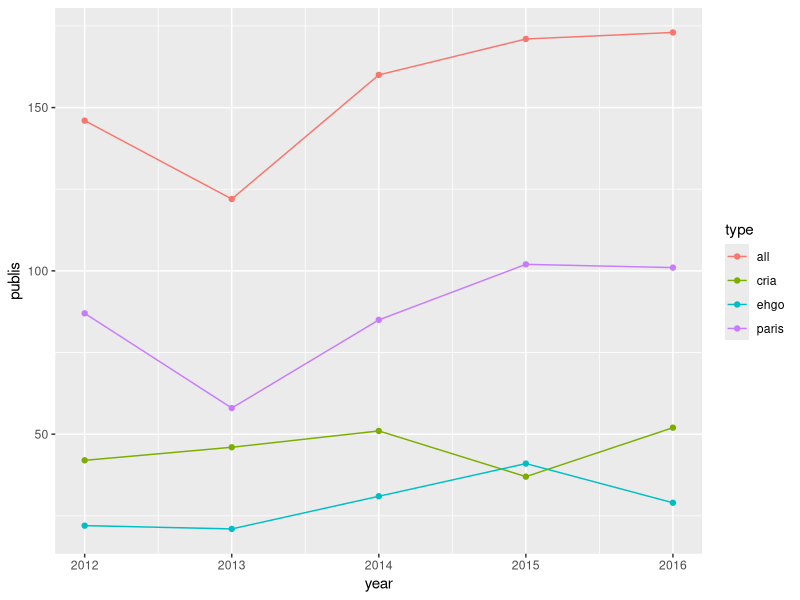
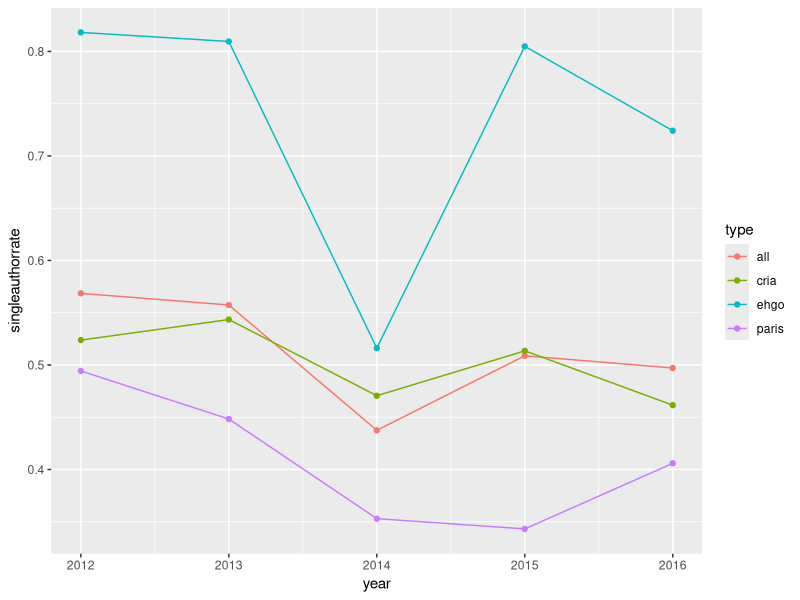
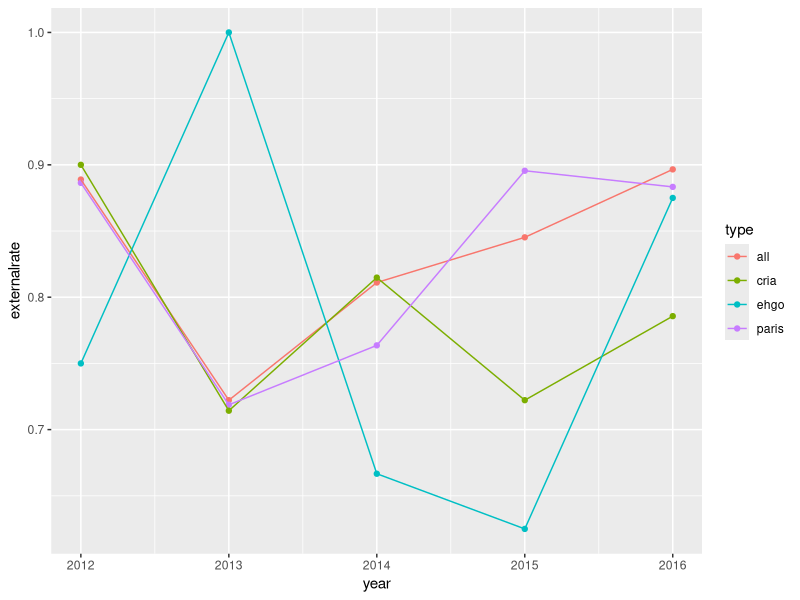
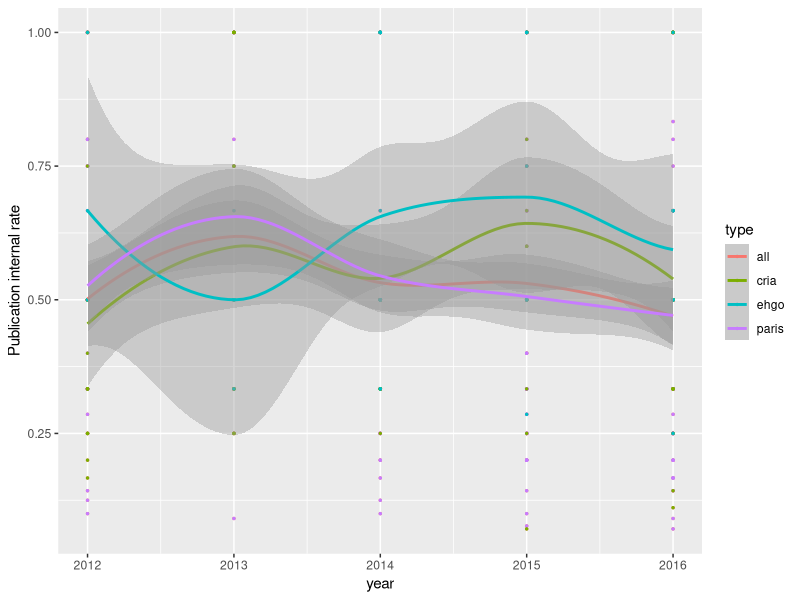
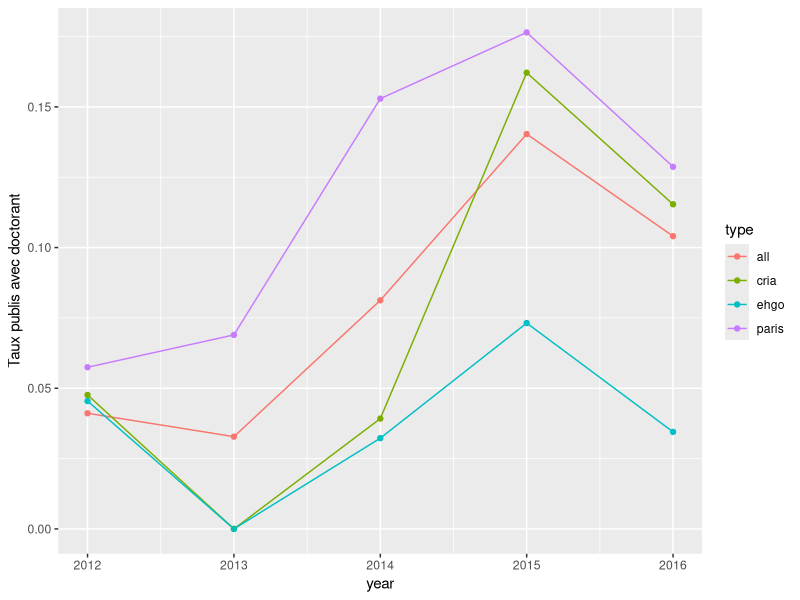
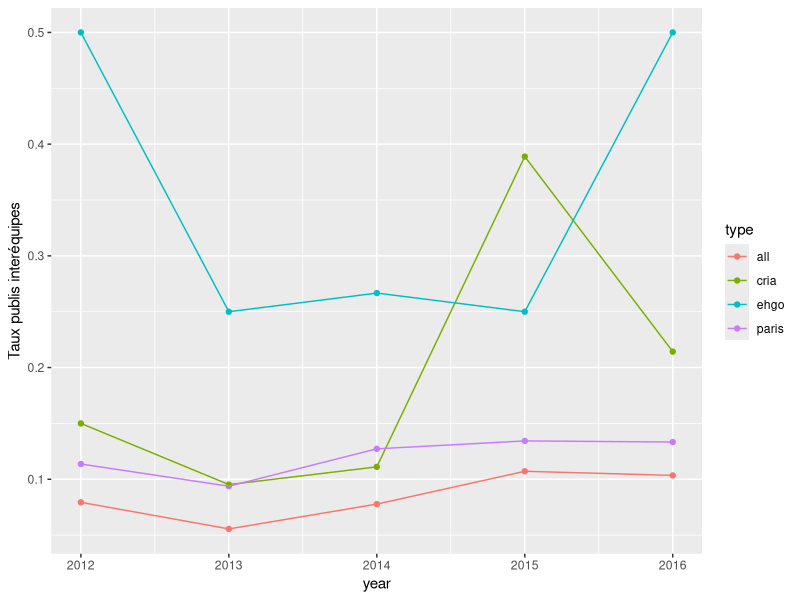
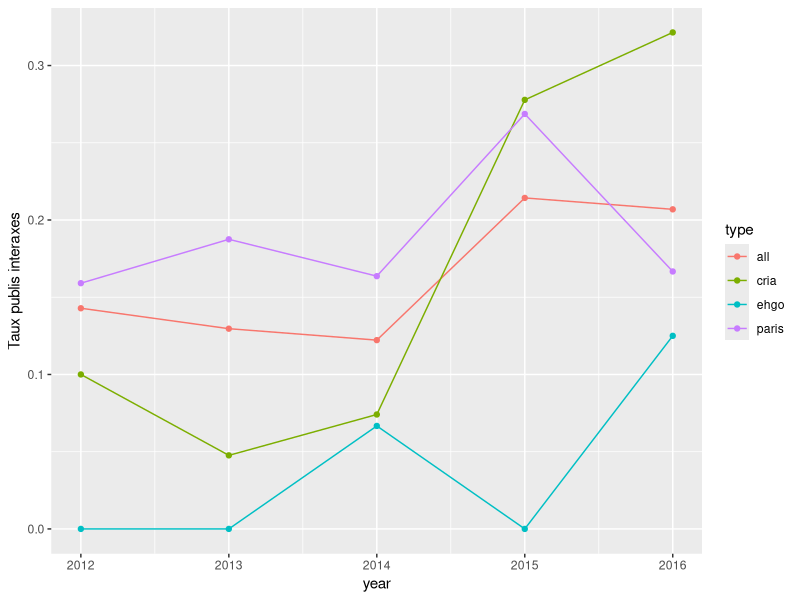
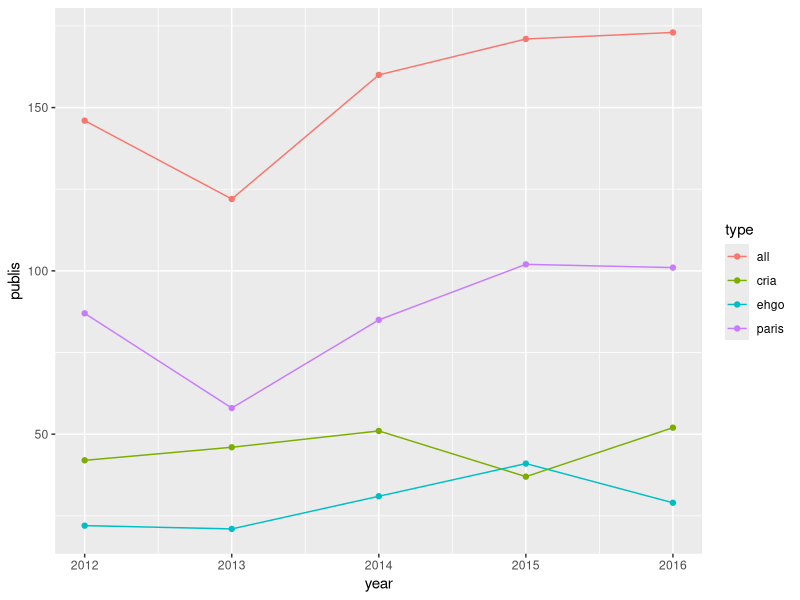

The R source for these figures, in order: (Note: this script raises an error after producing the figures.)

# simplified analysis

# load data


library(dplyr)
library(ggplot2)


setwd(paste0(Sys.getenv('CS_HOME'),'/Misc/AnalyseGeocites/Models'))
resdir = paste0(Sys.getenv('CS_HOME'),'/Misc/AnalyseGeocites/Results/measures/')

# authors
authors <- as.tbl(read.csv('data/authors_desamb.csv',sep=";",stringsAsFactors = FALSE))
# publications
publis <- as.tbl(read.csv('data/publications.csv',sep=";",stringsAsFactors = FALSE))
# authorship
authorship <- as.tbl(read.csv('data/authorship.csv',sep=";",stringsAsFactors = FALSE))
authorship = authorship[sapply(authorship$AuteurDesamb,nchar)>0,]

publitypes = c("article_revue","article","ouvrage","chapitre","proceedings","actes_congres_national","dir_ouvrage")
years = 2012:2016

publis = publis[publis$typepubli%in%publitypes,]

# nbr publis
nrow(publis)

team_authorship = left_join(authorship,authors,by=c('AuteurDesamb'='NOM'))
team_authorship$EQUIPE[is.na(team_authorship$EQUIPE)]="EXT"
team_authorship$STATUT[is.na(team_authorship$STATUT)]=666
team_authorship = team_authorship[team_authorship$id_article%in%publis$id&team_authorship$EQUIPE!=""&team_authorship$id_article!=6522,] # 6522 : side effect of removing desjardins ; only one with one ext left alone.
# multi team ?
#duplicated(team_authorship[,1:2])
byteam = team_authorship%>%group_by(id_article)%>%
  summarise(paris=as.numeric(sum(as.numeric("P.A.R.I.S"%in%EQUIPE))>0),
            cria=as.numeric(sum(as.numeric("C.R.I.A"%in%EQUIPE))>0),
            ehgo=as.numeric(sum(as.numeric("E.H.GO"%in%EQUIPE))>0),
            internonly=as.numeric(prod(as.numeric(AuteurDesamb%in%authors$NOM))==1),
            nbauthorsintern = sum(as.numeric(AuteurDesamb%in%authors$NOM)),
            nbauthors = n(),
            nbequipes = length(unique(EQUIPE[EQUIPE!="EXT"])), # ! remove NAs !
            withDoctorant = as.numeric(1%in%STATUT),
            onlyDoctorants = prod(STATUT)==1
            )

# add nb axes
nbaxes = sapply(publis$axe, function(s){length(strsplit(s,split=',')[[1]])})
publis$nbaxes=nbaxes
byteam=left_join(byteam,publis[,c(1,4,9)],by=c('id_article'='id'))


# count by teams
nrow(byteam)
sum(byteam$paris)
sum(byteam$cria)
sum(byteam$ehgo)

# same by year
counts = c();cyears=c();types=c()
for(year in years){
  counts=append(counts,length(which(byteam$year==year)));types=append(types,'all');cyears=append(cyears,year)
  counts=append(counts,length(which(byteam$year==year&byteam$paris>0)));types=append(types,'paris');cyears=append(cyears,year)
  counts=append(counts,length(which(byteam$year==year&byteam$cria>0)));types=append(types,'cria');cyears=append(cyears,year)
  counts=append(counts,length(which(byteam$year==year&byteam$ehgo>0)));types=append(types,'ehgo');cyears=append(cyears,year)
}
ggplot(data.frame(publis=counts,year=cyears,type=types),aes(x=year,y=publis,col=type,group=type))+geom_point()+geom_line()
ggsave(filename = paste0(resdir,'publi_count.pdf'),width=15,height=10,units = 'cm')


# number of authors
#team_authorship %>% group_by(id_article)%>%summarise(nbauthors = n())
100*length(which(byteam$nbauthors==1))/nrow(byteam)
100*length(which(byteam$nbauthors==1&byteam$paris>0))/sum(byteam$paris)
100*length(which(byteam$nbauthors==1&byteam$cria>0))/sum(byteam$cria)
100*length(which(byteam$nbauthors==1&byteam$ehgo>0))/sum(byteam$ehgo)

# same by year
counts = c();cyears=c();types=c()
for(year in years){
  counts=append(counts,length(which(byteam$nbauthors==1&byteam$year==year))/length(which(byteam$year==year)));types=append(types,'all');cyears=append(cyears,year)
  counts=append(counts,length(which(byteam$nbauthors==1&byteam$paris>0&byteam$year==year))/sum(byteam$paris[byteam$year==year]));types=append(types,'paris');cyears=append(cyears,year)
  counts=append(counts,length(which(byteam$nbauthors==1&byteam$cria>0&byteam$year==year))/sum(byteam$cria[byteam$year==year]));types=append(types,'cria');cyears=append(cyears,year)
  counts=append(counts,length(which(byteam$nbauthors==1&byteam$ehgo>0&byteam$year==year))/sum(byteam$ehgo[byteam$year==year]));types=append(types,'ehgo');cyears=append(cyears,year)
}
ggplot(data.frame(singleauthorrate=counts,year=cyears,type=types),aes(x=year,y=singleauthorrate,col=type,group=type))+geom_point()+geom_line()
ggsave(filename = paste0(resdir,'single_author_rate.pdf'),width=15,height=10,units = 'cm')




# intern - extern
#authorship$AuteurDesamb%in%authors$NOM
100*length(which(byteam$internonly!=1))/length(which(byteam$nbauthors>1))
100*length(which(byteam$internonly!=1&byteam$paris>0))/length(which(byteam$nbauthors>1&byteam$paris>0))
100*length(which(byteam$internonly!=1&byteam$cria>0))/length(which(byteam$nbauthors>1&byteam$cria>0))
100*length(which(byteam$internonly!=1&byteam$ehgo>0))/length(which(byteam$nbauthors>1&byteam$ehgo>0))


counts = c();cyears=c();types=c()
for(year in years){
  counts=append(counts,length(which(byteam$internonly!=1&byteam$year==year))/length(which(byteam$nbauthors>1&byteam$year==year)));types=append(types,'all');cyears=append(cyears,year)
  counts=append(counts,length(which(byteam$internonly!=1&byteam$paris>0&byteam$year==year))/length(which(byteam$nbauthors>1&byteam$paris>0&byteam$year==year))
);types=append(types,'paris');cyears=append(cyears,year)
  counts=append(counts,length(which(byteam$internonly!=1&byteam$cria>0&byteam$year==year))/length(which(byteam$nbauthors>1&byteam$cria>0&byteam$year==year))
);types=append(types,'cria');cyears=append(cyears,year)
  counts=append(counts,length(which(byteam$internonly!=1&byteam$ehgo>0&byteam$year==year))/length(which(byteam$nbauthors>1&byteam$ehgo>0&byteam$year==year))
);types=append(types,'ehgo');cyears=append(cyears,year)
}
ggplot(data.frame(externalrate=counts,year=cyears,type=types),aes(x=year,y=externalrate,col=type,group=type))+geom_point()+geom_line()
# NOTE : for ehgo in 2013, 3 publis only with nbauthors > 1
ggsave(filename = paste0(resdir,'external_rate.pdf'),width=15,height=10,units = 'cm')


# rate intern / nbauthors

rateall = byteam$nbauthorsintern[byteam$nbauthors>1]/byteam$nbauthors[byteam$nbauthors>1]
mean(rateall)
sd(rateall)

rateparis = byteam$nbauthorsintern[byteam$nbauthors>1&byteam$paris>0]/byteam$nbauthors[byteam$nbauthors>1&byteam$paris>0]
mean(rateparis)
sd(rateparis)

ratecria = byteam$nbauthorsintern[byteam$nbauthors>1&byteam$cria>0]/byteam$nbauthors[byteam$nbauthors>1&byteam$cria>0]
mean(ratecria)
sd(ratecria)

ratehgo = byteam$nbauthorsintern[byteam$nbauthors>1&byteam$ehgo>0]/byteam$nbauthors[byteam$nbauthors>1&byteam$ehgo>0]
mean(ratehgo)
sd(ratehgo)



rates = c();cyears=c();types=c()
for(year in years){
  allrows=byteam$nbauthors>1&byteam$year==year
  rates=append(rates,byteam$nbauthorsintern[allrows]/byteam$nbauthors[allrows]);types=append(types,rep('all',length(which(allrows))));cyears=append(cyears,rep(year,length(which(allrows))))
  parisrows=byteam$nbauthors>1&byteam$year==year&byteam$paris>0
  rates=append(rates,byteam$nbauthorsintern[parisrows]/byteam$nbauthors[parisrows]);types=append(types,rep('paris',length(which(parisrows))));cyears=append(cyears,rep(year,length(which(parisrows))))
  criarows=byteam$nbauthors>1&byteam$year==year&byteam$cria>0
  rates=append(rates,byteam$nbauthorsintern[criarows]/byteam$nbauthors[criarows]);types=append(types,rep('cria',length(which(criarows))));cyears=append(cyears,rep(year,length(which(criarows))))
  ehgorows=byteam$nbauthors>1&byteam$year==year&byteam$ehgo>0
  rates=append(rates,byteam$nbauthorsintern[ehgorows]/byteam$nbauthors[ehgorows]);types=append(types,rep('ehgo',length(which(ehgorows))));cyears=append(cyears,rep(year,length(which(ehgorows))))
}
ggplot(data.frame(publiinternrate=rates,year=cyears,type=types),aes(x=year,y=publiinternrate,color=type))+geom_point(size=0.5)+stat_smooth()+ylab("Publication internal rate")
ggsave(filename = paste0(resdir,'publiinternrate.pdf'),width=15,height=10,units = 'cm')



####
# proportion avec doctorants

100*length(which(byteam$withDoctorant==1))/nrow(byteam)
100*length(which(byteam$withDoctorant==1&byteam$paris>0))/sum(byteam$paris)
100*length(which(byteam$withDoctorant==1&byteam$cria>0))/sum(byteam$cria)
100*length(which(byteam$withDoctorant==1&byteam$ehgo>0))/sum(byteam$ehgo)

# doctorants seuls - un auteur
100*length(which(byteam$withDoctorant==1&byteam$nbauthors==1))/nrow(byteam)
100*length(which(byteam$withDoctorant==1&byteam$paris>0&byteam$nbauthors==1))/sum(byteam$paris)
100*length(which(byteam$withDoctorant==1&byteam$cria>0&byteam$nbauthors==1))/sum(byteam$cria)
100*length(which(byteam$withDoctorant==1&byteam$ehgo>0&byteam$nbauthors==1))/sum(byteam$ehgo)

# only doctorants - any authors
100*length(which(byteam$onlyDoctorants))/nrow(byteam)
100*length(which(byteam$onlyDoctorants&byteam$paris>0))/sum(byteam$paris)
100*length(which(byteam$onlyDoctorants&byteam$cria>0))/sum(byteam$cria)
100*length(which(byteam$onlyDoctorants&byteam$ehgo>0))/sum(byteam$ehgo)



counts= c();cyears=c();types=c()
for(year in years){
  counts=append(counts,length(which(byteam$withDoctorant==1&byteam$year==year))/length(which(byteam$year==year)));types=append(types,'all');cyears=append(cyears,year)
  counts=append(counts,length(which(byteam$withDoctorant==1&byteam$paris>0&byteam$year==year))/sum(byteam$paris[byteam$year==year]));types=append(types,'paris');cyears=append(cyears,year)
  counts=append(counts,length(which(byteam$withDoctorant==1&byteam$cria>0&byteam$year==year))/sum(byteam$cria[byteam$year==year]));types=append(types,'cria');cyears=append(cyears,year)
  counts=append(counts,length(which(byteam$withDoctorant==1&byteam$ehgo>0&byteam$year==year))/sum(byteam$ehgo[byteam$year==year]));types=append(types,'ehgo');cyears=append(cyears,year)
}
ggplot(data.frame(withdoctorantrate=counts,year=cyears,type=types),aes(x=year,y=withdoctorantrate,col=type,group=type))+geom_point()+geom_line()+ylab("Taux publis avec doctorant")
ggsave(filename = paste0(resdir,'taux_doctorant.pdf'),width=15,height=10,units = 'cm')


# effectif de doctorants par equipes
length(which(authors$STATUT==1))
length(which(authors$STATUT==1))/length(which(authors$MEMBRE==1))

length(which(authors$STATUT==1&authors$EQUIPE=="P.A.R.I.S"))
length(which(authors$STATUT==1&authors$EQUIPE=="P.A.R.I.S"))/length(which(authors$MEMBRE==1&authors$EQUIPE=="P.A.R.I.S"))
length(which(authors$STATUT==1&authors$EQUIPE=="C.R.I.A"))
length(which(authors$STATUT==1&authors$EQUIPE=="C.R.I.A"))/length(which(authors$MEMBRE==1&authors$EQUIPE=="C.R.I.A"))
length(which(authors$STATUT==1&authors$EQUIPE=="E.H.GO"))
length(which(authors$STATUT==1&authors$EQUIPE=="E.H.GO"))/length(which(authors$MEMBRE==1&authors$EQUIPE=="E.H.GO"))



####

# prop interequipes
100*length(which(byteam$nbequipes>1&byteam$nbauthors>1))/length(which(byteam$nbauthors>1))
#byteam[byteam$nbequipes==3,]
#data.frame(publis[publis$id==7216,])

100*length(which(byteam$nbequipes>1&byteam$nbauthors>1&byteam$paris>0))/length(which(byteam$nbauthors>1&byteam$paris>0))
100*length(which(byteam$nbequipes>1&byteam$nbauthors>1&byteam$cria>0))/length(which(byteam$nbauthors>1&byteam$cria>0))
100*length(which(byteam$nbequipes>1&byteam$nbauthors>1&byteam$ehgo>0))/length(which(byteam$nbauthors>1&byteam$ehgo>0))

# paris \inter cria length(which(byteam$nbauthors>1&byteam$paris>0&byteam$cria>0))
# paris \inter ehgo length(which(byteam$nbauthors>1&byteam$paris>0&byteam$ehgo>0))
# cria \inter ehgo length(which(byteam$nbauthors>1&byteam$cria>0&byteam$ehgo>0))
#length(which(byteam$nbequipes==1&byteam$nbauthors>1&byteam$paris>0))+
#  length(which(byteam$nbequipes==1&byteam$nbauthors>1&byteam$cria>0))+
#  length(which(byteam$nbequipes==1&byteam$nbauthors>1&byteam$ehgo>0))+
#  length(which(byteam$nbauthors>1&byteam$paris>0&byteam$cria>0))+
#  length(which(byteam$nbauthors>1&byteam$paris>0&byteam$ehgo>0))+
#  length(which(byteam$nbauthors>1&byteam$cria>0&byteam$ehgo>0))
#length(which(byteam$nbequipes==2&byteam$nbauthors>1&byteam$paris>0))
#length(which(byteam$nbauthors>1&byteam$paris>0))
#which(byteam$paris+byteam$cria+byteam$ehgo==0)


counts = c();cyears=c();types=c()
for(year in years){
  counts=append(counts,length(which(byteam$nbequipes>1&byteam$nbauthors>1&byteam$year==year))/length(which(byteam$nbauthors>1&byteam$year==year)));types=append(types,'all');cyears=append(cyears,year)
  counts=append(counts,length(which(byteam$nbequipes>1&byteam$nbauthors>1&byteam$paris>0&byteam$year==year))/length(which(byteam$nbauthors>1&byteam$paris>0&byteam$year==year))
);types=append(types,'paris');cyears=append(cyears,year)
  counts=append(counts,length(which(byteam$nbequipes>1&byteam$nbauthors>1&byteam$cria>0&byteam$year==year))/length(which(byteam$nbauthors>1&byteam$cria>0&byteam$year==year))
);types=append(types,'cria');cyears=append(cyears,year)
  counts=append(counts,length(which(byteam$nbequipes>1&byteam$nbauthors>1&byteam$ehgo>0&byteam$year==year))/length(which(byteam$nbauthors>1&byteam$ehgo>0&byteam$year==year))
);types=append(types,'ehgo');cyears=append(cyears,year)
}
ggplot(data.frame(interteam=counts,year=cyears,type=types),aes(x=year,y=interteam,col=type,group=type))+geom_point()+geom_line()+ylab("Taux publis interéquipes")
ggsave(filename = paste0(resdir,'tauxpublisinterequipe.pdf'),width=15,height=10,units = 'cm')




# prop interaxes
100*length(which(byteam$nbaxes>1&byteam$nbauthors>1))/length(which(byteam$nbauthors>1))

100*length(which(byteam$nbaxes>1&byteam$nbauthors>1&byteam$paris>0))/length(which(byteam$nbauthors>1&byteam$paris>0))
100*length(which(byteam$nbaxes>1&byteam$nbauthors>1&byteam$cria>0))/length(which(byteam$nbauthors>1&byteam$cria>0))
100*length(which(byteam$nbaxes>1&byteam$nbauthors>1&byteam$ehgo>0))/length(which(byteam$nbauthors>1&byteam$ehgo>0))

counts = c();cyears=c();types=c()
for(year in years){
  counts=append(counts,length(which(byteam$nbaxes>1&byteam$nbauthors>1&byteam$year==year))/length(which(byteam$nbauthors>1&byteam$year==year)));types=append(types,'all');cyears=append(cyears,year)
  counts=append(counts,length(which(byteam$nbaxes>1&byteam$nbauthors>1&byteam$paris>0&byteam$year==year))/length(which(byteam$nbauthors>1&byteam$paris>0&byteam$year==year))
  );types=append(types,'paris');cyears=append(cyears,year)
  counts=append(counts,length(which(byteam$nbaxes>1&byteam$nbauthors>1&byteam$cria>0&byteam$year==year))/length(which(byteam$nbauthors>1&byteam$cria>0&byteam$year==year))
  );types=append(types,'cria');cyears=append(cyears,year)
  counts=append(counts,length(which(byteam$nbaxes>1&byteam$nbauthors>1&byteam$ehgo>0&byteam$year==year))/length(which(byteam$nbauthors>1&byteam$ehgo>0&byteam$year==year))
  );types=append(types,'ehgo');cyears=append(cyears,year)
}
ggplot(data.frame(interaxe=counts,year=cyears,type=types),aes(x=year,y=interaxe,col=type,group=type))+geom_point()+geom_line()+ylab("Taux publis interaxes")
ggsave(filename = paste0(resdir,'tauxpublisinteraxes.pdf'),width=15,height=10,units = 'cm')




########
### Interaxes collaboration matrix

axes = unique(unlist(sapply(publis$axe[publis$id%in%byteam$id_article],function(s){strsplit(s,',')[[1]]})))
collabmatrix = matrix(0,length(axes),length(axes));rownames(collabmatrix)=axes;colnames(collabmatrix)=axes

for(axestr in publis$axe[publis$id%in%byteam$id_article]){
  if(nchar(axestr)>0){
    currentaxes = strsplit(axestr,',')[[1]];
    if(length(currentaxes)==1){collabmatrix[currentaxes[1],currentaxes[1]]=collabmatrix[currentaxes[1],currentaxes[1]]+1}
    else{for(i1 in 1:length(currentaxes)){for(i2 in 1:length(currentaxes)){collabmatrix[currentaxes[i1],currentaxes[i2]]=collabmatrix[currentaxes[i1],currentaxes[i2]]+1}}}
  }
}

write.table(collabmatrix,file = paste0(resdir,'axescollab.csv'),quote = FALSE,sep = ',',row.names = T,col.names = T)


###
## Modularities

allyears=2012:2016

names = authors$NOM
teamprobas = as.matrix(data.frame(paris = as.numeric(authors$EQUIPE=="P.A.R.I.S"),
                        cria = as.numeric(authors$EQUIPE=="C.R.I.A"),
                        ehgo=as.numeric(authors$EQUIPE=="E.H.GO")))
rownames(teamprobas)<-names

nrepet=50

mods= c();years=c();types=c()
rdmods=c();rdsdmods=c()
for(year in allyears){
  show(year)
  adjacency =coAuthorshipAdj(year)
  axesprobas = authorAxesProbas(year)#authorsProbas(V(g)$name,8,axes,c(year))
  #teamprobas = #authorsProbas(V(g)$name,6,teams,c(year))
  axeadj=adjacency[rownames(axesprobas),rownames(axesprobas)]
  mods=append(mods,overlappingmodularity(axesprobas,axeadj))
  mods=append(mods,overlappingmodularity(teamprobas,adjacency))
  years=append(years,c(year,year));types=append(types,c("axes","equipes"))
  # randomized networks
  ramod=c();rtmod=c()
  for(i in 1:nrepet){
    ramod=append(ramod,overlappingmodularity(axesprobas,axeadj[sample.int(nrow(axeadj)),sample.int(ncol(axeadj))]))
    rtmod=append(rtmod,overlappingmodularity(teamprobas,adjacency[sample.int(nrow(adjacency)),sample.int(ncol(adjacency))]))
  }
  rdmods=append(rdmods,mean(ramod));rdmods=append(rdmods,mean(rtmod))
  rdsdmods=append(rdsdmods,sd(ramod));rdsdmods=append(rdsdmods,sd(rtmod))
}

g=ggplot(data.frame(mod=mods,year=years,type=types,rdmod=rdmods,sdrdmod=rdsdmods))
g+geom_point(aes(x=year,y=mod,colour=type))+geom_line(aes(x=year,y=mod,colour=type,group=type))+
  geom_point(aes(x=year,y=rdmod,colour=type))+geom_line(aes(x=year,y=rdmod,colour=type,group=type),linetype=2)+
  geom_errorbar(aes(x=year,y=rdmod,ymin=rdmod-sdrdmod,ymax=rdmod+sdrdmod,colour=type))
  
